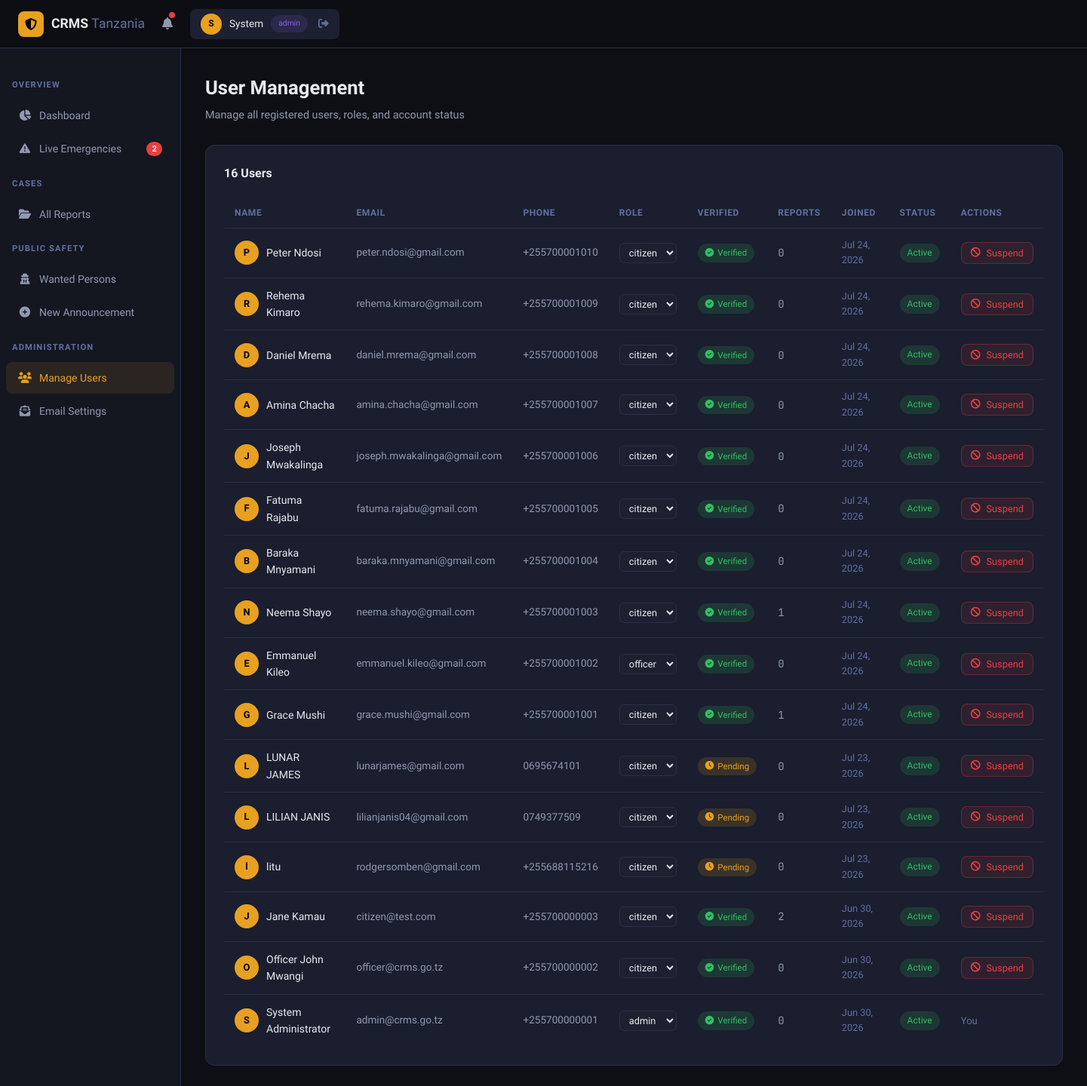
The app's page /admin/users (signed in) with its own data.
### app.py (models this page shows, shortened)
class User(UserMixin, db.Model):
    id = db.Column(db.Integer, primary_key=True)
    full_name = db.Column(db.String(120), nullable=False)
    email = db.Column(db.String(120), unique=True, nullable=False)
    phone = db.Column(db.String(20))
    password_hash = db.Column(db.String(256), nullable=False)
    role = db.Column(db.String(20), default='citizen')
    is_active = db.Column(db.Boolean, default=True)
    email_verified = db.Column(db.Boolean, default=False)
    created_at = db.Column(db.DateTime, default=datetime.utcnow)
    reports = db.relationship('CrimeReport', backref='reporter', lazy=True, foreign_keys='CrimeReport.user_id')

### app.py (the view)
@app.route('/admin/users')
@login_required
def admin_users():
    if current_user.role != 'admin': return redirect(url_for('dashboard'))
    users = User.query.order_by(User.created_at.desc()).all()
    return render_template('admin_users.html', users=users)

### app.py (called while the page is built)
@login_manager.user_loader
def load_user(uid): return User.query.get(int(uid))

### templates/admin_users.html (shortened to what this page needs)
{% extends "base.html" %}
{% block content %}
<div class="page-header fade-in">
  <h1>User Management</h1>
  <p>Manage all registered users, roles, and account status</p>
</div>
<div class="card fade-in">
  <div class="card-header">
    <span class="card-title">{{ users|length }} Users</span>
  </div>
  <div class="table-wrap">
    <table>
      <thead><tr><th>Name</th><th>Email</th><th>Phone</th><th>Role</th><th>Verified</th><th>Reports</th><th>Joined</th><th>Status</th><th>Actions</th></tr></thead>
      <tbody>
        {% for u in users %}
        <tr>
          <td>
            <div style="display:flex;align-items:center;gap:10px">
              <div style="width:32px;height:32px;border-radius:50%;background:var(--accent);display:grid;place-items:center;color:#000;font-size:.8rem;font-weight:700;flex-shrink:0">{{ u.full_name[0] }}</div>
              {{ u.full_name }}
            </div>
          </td>
          <td style="color:var(--text2);font-size:.85rem">{{ u.email }}</td>
          <td style="color:var(--text2);font-size:.85rem">{{ u.phone or '—' }}</td>
          <td>
            <select class="role-select" data-uid="{{ u.id }}" style="background:var(--bg3);border:1px solid var(--border);color:var(--text);border-radius:6px;padding:4px 8px;font-size:.8rem;width:auto">
              <option {% if u.role=='citizen' %}selected{% endif %}>citizen</option>
              <option {% if u.role=='officer' %}selected{% endif %}>officer</option>
              <option {% if u.role=='admin' %}selected{% endif %}>admin</option>
            </select>
          </td>
          <td>
            {% if u.email_verified %}
            <span class="pill pill-resolved" style="font-size:.72rem"><i class="fas fa-circle-check"></i> Verified</span>
            {% else %}
            <span class="pill pill-pending" style="font-size:.72rem"><i class="fas fa-clock"></i> Pending</span>
            {% endif %}
          </td>
          <td style="font-family:var(--mono);color:var(--text2)">{{ u.reports|length }}</td>
          <td style="font-size:.8rem;color:var(--text3)">{{ u.created_at.strftime('%b %d, %Y') }}</td>
          <td>
            {% if u.is_active %}
            <span class="pill pill-resolved">Active</span>
            {% else %}
            <span class="pill pill-closed">Suspended</span>
            {% endif %}
          </td>
          <td>
            {% if u.id != current_user.id %}
            <button class="btn btn-sm {% if u.is_active %}btn-danger{% else %}btn-outline{% endif %}" onclick="toggleUser({{ u.id }}, this)">
              {% if u.is_active %}<i class="fas fa-ban"></i> Suspend{% else %}<i class="fas fa-check"></i> Activate{% endif %}
            </button>
            {% else %}
            <span style="color:var(--text3);font-size:.82rem">You</span>
            {% endif %}
          </td>
        </tr>
        {% endfor %}
      </tbody>
    </table>
  </div>
</div>
{% endblock %}

### templates/base.html (shortened to what this page needs)
<!DOCTYPE html>
<html lang="en">
<head>
<link rel="stylesheet" href="https://cdnjs.cloudflare.com/ajax/libs/font-awesome/6.5.0/css/all.min.css">
</head>
<body>
<nav class="navbar">
  <div class="nav-brand">
    <div class="shield"><i class="fas fa-shield-halved"></i></div>
    <span>CRMS <span style="color:var(--text3);font-weight:400">Tanzania</span></span>
  </div>
  {% if current_user.is_authenticated %}
  <div class="nav-notif" id="notifBtn">
    <i class="fas fa-bell"></i>
    <div class="notif-dot" id="notifDot" style="display:none"></div>
  </div>
  <div class="nav-user">
    <div class="avatar">{{ current_user.full_name[0] }}</div>
    <span>{{ current_user.full_name.split()[0] }}</span>
    <span class="pill pill-{{ current_user.role }}" style="font-size:.65rem">{{ current_user.role }}</span>
    <a href="{{ url_for('logout') }}" style="color:var(--text3);margin-left:4px"><i class="fas fa-right-from-bracket"></i></a>
  </div>
  {% else %}
  <div class="nav-links" style="margin-left:auto">
    <a href="{{ url_for('login') }}">Login</a>
    <a href="{{ url_for('register') }}" style="background:var(--accent);color:#000;padding:7px 16px;border-radius:8px">Register</a>
  </div>
  {% endif %}
</nav>
{% if current_user.is_authenticated %}
<div class="layout">
  <aside class="sidebar">
    {% if current_user.role in ['admin','officer'] %}
    <div class="sidebar-section">Overview</div>
    <a href="{{ url_for('dashboard') }}" class="{{ 'active' if request.endpoint=='dashboard' }}"><i class="fas fa-chart-pie"></i> Dashboard</a>
    <a href="{{ url_for('officer_emergencies') }}" class="{{ 'active' if request.endpoint=='officer_emergencies' }}" style="position:relative">
      <i class="fas fa-triangle-exclamation"></i> Live Emergencies
      <span id="emergencyNavBadge" style="display:none;margin-left:auto;background:var(--red);color:#fff;border-radius:100px;padding:1px 7px;font-size:.68rem;font-weight:700;font-family:var(--mono)"></span>
    </a>
    <div class="sidebar-section">Cases</div>
    <a href="{{ url_for('admin_reports') }}" class="{{ 'active' if request.endpoint=='admin_reports' }}"><i class="fas fa-folder-open"></i> All Reports</a>
    <div class="sidebar-section">Public Safety</div>
    <a href="{{ url_for('wanted_list') }}" class="{{ 'active' if request.endpoint in ['wanted_list','wanted_detail'] }}"><i class="fas fa-user-secret"></i> Wanted Persons</a>
    <a href="{{ url_for('wanted_new') }}" class="{{ 'active' if request.endpoint=='wanted_new' }}"><i class="fas fa-plus-circle"></i> New Announcement</a>
    {% if current_user.role == 'admin' %}
    <div class="sidebar-section">Administration</div>
    <a href="{{ url_for('admin_users') }}" class="{{ 'active' if request.endpoint=='admin_users' }}"><i class="fas fa-users"></i> Manage Users</a>
    <a href="{{ url_for('admin_email_settings') }}" class="{{ 'active' if request.endpoint=='admin_email_settings' }}"><i class="fas fa-envelope-open-text"></i> Email Settings</a>
    {% endif %}
    {% endif %}
  </aside>
  <main class="main">
    {% block content %}{% endblock %}
  </main>
</div>
{% else %}
{% block public_content %}{% endblock %}
{% endif %}
</body>
</html>

### templates/base.html (style rules this page uses)
:root { --bg: #0d0f14; --bg2: #141720; --bg3: #1c2030; --card: #1a1e2e; --border: #2a2f45; --accent: #e8a020; --accent2: #f0c060; --red: #e84040; --green: #30c060; --blue: #3080e8; --purple: #8860e8; --text: #e8eaf0; --text2: #9099b0; --text3: #6070a0; --font: 'Sora', sans-serif; --mono: 'JetBrains Mono', monospace; --radius: 12px; --shadow: 0 8px 32px rgba(0,0,0,0.4); }
*,*::before,*::after { box-sizing:border-box;margin:0;padding:0 }
html { scroll-behavior:smooth }
body { font-family:var(--font);background:var(--bg);color:var(--text);min-height:100vh;line-height:1.6 }
a { color:var(--accent);text-decoration:none }
.navbar { position:fixed;top:0;left:0;right:0;z-index:100;background:rgba(13,15,20,0.95);backdrop-filter:blur(16px);border-bottom:1px solid var(--border);height:64px;display:flex;align-items:center;padding:0 24px;gap:16px }
.nav-brand { display:flex;align-items:center;gap:10px;font-weight:700;font-size:1.1rem;color:var(--text) }
.nav-brand .shield { width:34px;height:34px;background:var(--accent);border-radius:8px;display:grid;place-items:center;color:#000;font-size:1rem }
.nav-user { display:flex;align-items:center;gap:10px;padding:6px 14px;background:var(--bg3);border-radius:8px;font-size:.85rem }
.nav-user .avatar { width:28px;height:28px;border-radius:50%;background:var(--accent);display:grid;place-items:center;color:#000;font-size:.75rem;font-weight:700 }
.nav-notif { position:relative;padding:7px;cursor:pointer;color:var(--text2);transition:.2s }
.notif-dot { position:absolute;top:4px;right:4px;width:8px;height:8px;background:var(--red);border-radius:50% }
.layout { display:flex;padding-top:64px;min-height:100vh }
.sidebar { width:240px;background:var(--bg2);border-right:1px solid var(--border);padding:24px 0;position:fixed;top:64px;bottom:0;overflow-y:auto;transition:.3s }
.sidebar-section { padding:0 16px 8px;font-size:.7rem;font-weight:600;color:var(--text3);text-transform:uppercase;letter-spacing:.1em;margin-top:16px }
.sidebar a { display:flex;align-items:center;gap:10px;padding:10px 16px;margin:2px 8px;border-radius:8px;font-size:.875rem;color:var(--text2);transition:.2s }
.sidebar a:hover,.sidebar a.active { background:var(--bg3);color:var(--text) }
.sidebar a.active { color:var(--accent);background:rgba(232,160,32,.1) }
.sidebar a i { width:18px;text-align:center;font-size:.9rem }
.main { margin-left:240px;flex:1;padding:32px }
.card { background:var(--card);border:1px solid var(--border);border-radius:var(--radius);padding:24px }
.card-header { display:flex;align-items:center;justify-content:space-between;margin-bottom:20px }
.card-title { font-size:1rem;font-weight:600 }
.table-wrap { overflow-x:auto }
table { width:100%;border-collapse:collapse }
th { padding:10px 14px;text-align:left;font-size:.75rem;font-weight:600;color:var(--text3);text-transform:uppercase;letter-spacing:.05em;border-bottom:1px solid var(--border) }
td { padding:12px 14px;font-size:.875rem;border-bottom:1px solid var(--border) }
tr:last-child td { border-bottom:none }
.pill { display:inline-flex;align-items:center;gap:5px;padding:3px 10px;border-radius:100px;font-size:.75rem;font-weight:500 }
.pill-pending { background:rgba(232,160,32,.15);color:var(--accent) }
.pill-resolved { background:rgba(48,192,96,.15);color:var(--green) }
.pill-admin { background:rgba(136,96,232,.15);color:var(--purple) }
input,select,textarea { width:100%;background:var(--bg3);border:1px solid var(--border);border-radius:8px;padding:10px 14px;color:var(--text);font-family:var(--font);font-size:.9rem;transition:.2s }
select option { background:var(--bg2) }
.btn { display:inline-flex;align-items:center;gap:8px;padding:10px 20px;border-radius:8px;font-size:.875rem;font-weight:500;font-family:var(--font);border:none;cursor:pointer;transition:.2s }
.btn-danger { background:rgba(232,64,64,.1);border:1px solid rgba(232,64,64,.3);color:var(--red) }
.btn-sm { padding:6px 12px;font-size:.8rem }
.page-header { margin-bottom:28px }
.page-header h1 { font-size:1.6rem;font-weight:700 }
.page-header p { color:var(--text2);font-size:.9rem;margin-top:4px }
.fade-in { animation:fadeIn .3s ease both }

### records on screen
User: full_name "S", full_name "System", role "admin", full_name "System Administrator", email "admin@crms.go.tz", phone "+255700000001", role+id "admin", email_verified True (drawn), reports|length "0", created_at "Jun 30, 2026", is_active "Active", shows "You"
User: full_name "P", full_name "Peter Ndosi", email "peter.ndosi@gmail.com", phone "+255700001010", role+id "citizen", email_verified True (drawn), reports|length "0", created_at "Jul 24, 2026", is_active "Active"
User: full_name "R", full_name "Rehema Kimaro", email "rehema.kimaro@gmail.com", phone "+255700001009", role+id "citizen", email_verified True (drawn), reports|length "0", created_at "Jul 24, 2026", is_active "Active"
User: full_name "D", full_name "Daniel Mrema", email "daniel.mrema@gmail.com", phone "+255700001008", role+id "citizen", email_verified True (drawn), reports|length "0", created_at "Jul 24, 2026", is_active "Active"
User: full_name "A", full_name "Amina Chacha", email "amina.chacha@gmail.com", phone "+255700001007", role+id "citizen", email_verified True (drawn), reports|length "0", created_at "Jul 24, 2026", is_active "Active"
User: full_name "J", full_name "Joseph Mwakalinga", email "joseph.mwakalinga@gmail.com", phone "+255700001006", role+id "citizen", email_verified True (drawn), reports|length "0", created_at "Jul 24, 2026", is_active "Active"
User: full_name "F", full_name "Fatuma Rajabu", email "fatuma.rajabu@gmail.com", phone "+255700001005", role+id "citizen", email_verified True (drawn), reports|length "0", created_at "Jul 24, 2026", is_active "Active"
User: full_name "B", full_name "Baraka Mnyamani", email "baraka.mnyamani@gmail.com", phone "+255700001004", role+id "citizen", email_verified True (drawn), reports|length "0", created_at "Jul 24, 2026", is_active "Active"
User: full_name "N", full_name "Neema Shayo", email "neema.shayo@gmail.com", phone "+255700001003", role+id "citizen", email_verified True (drawn), reports|length "1", created_at "Jul 24, 2026", is_active "Active"
User: full_name "E", full_name "Emmanuel Kileo", email "emmanuel.kileo@gmail.com", phone "+255700001002", role+id "officer", email_verified True (drawn), reports|length "0", created_at "Jul 24, 2026", is_active "Active"
User: full_name "G", full_name "Grace Mushi", email "grace.mushi@gmail.com", phone "+255700001001", role+id "citizen", email_verified True (drawn), reports|length "1", created_at "Jul 24, 2026", is_active "Active"
User: full_name "L", full_name "LUNAR JAMES", email "lunarjames@gmail.com", phone "0695674101", role+id "citizen", email_verified False (drawn), reports|length "0", created_at "Jul 23, 2026", is_active "Active"
User: full_name "L", full_name "LILIAN JANIS", email "lilianjanis04@gmail.com", phone "0749377509", role+id "citizen", email_verified False (drawn), reports|length "0", created_at "Jul 23, 2026", is_active "Active"
User: full_name "l", full_name "litu", email "rodgersomben@gmail.com", phone "+255688115216", role+id "citizen", email_verified False (drawn), reports|length "0", created_at "Jul 23, 2026", is_active "Active"
User: full_name "J", full_name "Jane Kamau", email "citizen@test.com", phone "+255700000003", role+id "citizen", email_verified True (drawn), reports|length "2", created_at "Jun 30, 2026", is_active "Active"
User: full_name "O", full_name "Officer John Mwangi", email "officer@crms.go.tz", phone "+255700000002", role+id "citizen", email_verified True (drawn), reports|length "0", created_at "Jun 30, 2026", is_active "Active"

### other values on screen
{{ users|length }} "16"
